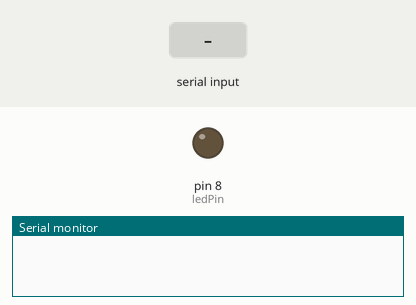
Bench run of a sketch on a simulated Arduino Uno, built with avr-gcc and run on an emulated ATmega328P. Shown: output pins drawn as LEDs (lit = HIGH), the last lines printed to the serial monitor. Inputs (shaded band) come from the test bench.

Above: at 1.2 s.
1.3 s: "<turn on>" received over the second serial link
At 3.5 s:
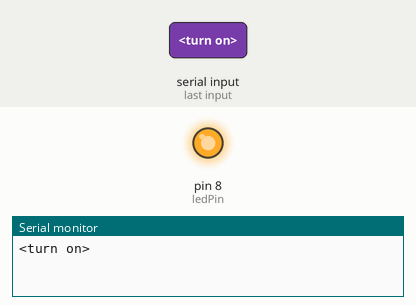
3.8 s: "<turn off>" received over the second serial link
At 5.7 s:
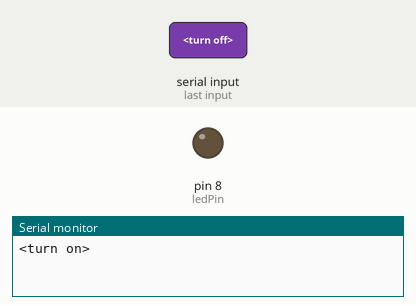
Timing chart, 0 to 7.2 s (numbered marks = the images above; inputs shaded):
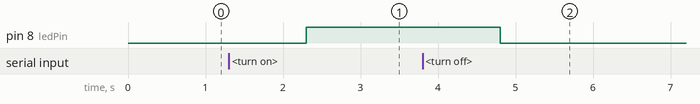

The sketch:

bluetooth_arduino_temp.ino
```cpp
#include <SoftwareSerial.h>

SoftwareSerial MyBlue(2, 3); // RX | TX //Bluetooth connection
const int ledPin = 8;
String msg;

void setup() {

  pinMode(ledPin, OUTPUT);
  digitalWrite(ledPin, LOW);

  MyBlue.begin(9600);
  Serial.begin(9600);

  msg = "";
}

void loop() {

//  Serial.println(Serial.available());

  if (MyBlue.available() > 0){ // Check if any data is waiting
    msg = MyBlue.readString();
    //Serial.println("Tablet: " + msg);
  }

  if (msg == "<turn on>"){
    digitalWrite(ledPin, HIGH);
    Serial.println(msg);
    MyBlue.println("Arduino: Hello from Arduino"); //send to Android
    delay(1000);
    msg = ""; // reset command

  } else {
    if (msg == "<turn off>"){
      digitalWrite(ledPin, LOW);
      //Serial.println("LED is off\n");
      msg = "";
    }
  }
}
```

Measured:
- after the input at 1.3 s, pin 8 (ledPin): LOW → HIGH after 1.0 s
- after the input at 3.8 s, pin 8 (ledPin): HIGH → LOW after 1.0 s
